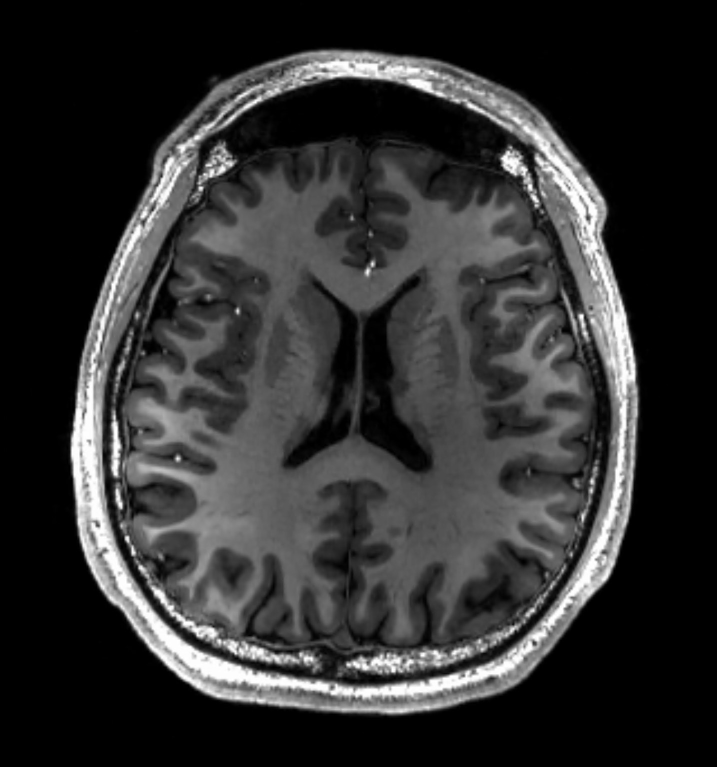
#> input picture MRI_of_Human_Brain.jpg, 1433 x 1534 px (shown at 1/2 size)
$ python detection.py
#> lines starting #> are read from the running program, lines starting #| are printed output that depends on the picture; after the words box and inside, x2 and y2 are one past the last pixel; in counts of white or black regions, pixels touching at a corner belong together
import cv2
import numpy as np

file_path = "MRI_of_Human_Brain.jpg"
img = cv2.imread(file_path, cv2.IMREAD_GRAYSCALE)
#> img is the input picture: shape (1534, 1433); min 0, max 255, mean 48.6

if img is None:
    print("Failed to load image. Check the file path or format.")
    exit()

img_resized = cv2.resize(img, (512, 512))
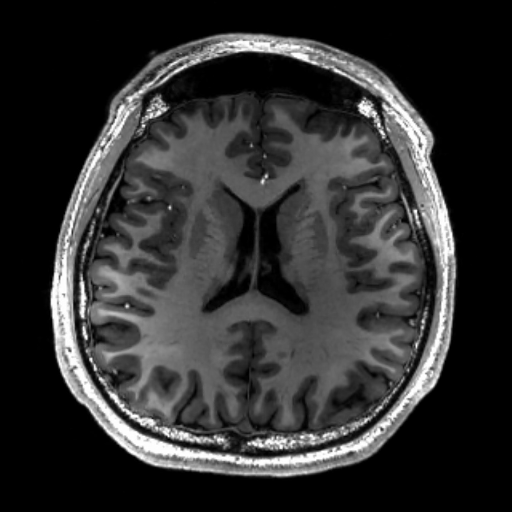
#> img_resized: shape (512, 512); min 0, max 255, mean 48.6
img_equalized = cv2.equalizeHist(img_resized)
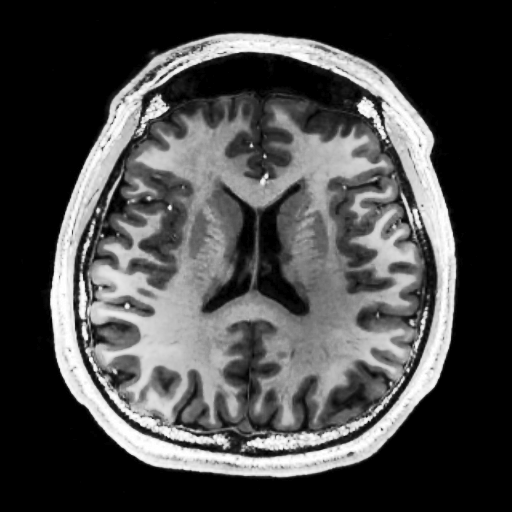
#> img_equalized: shape (512, 512); min 0, max 255, mean 72.1
_, thresh = cv2.threshold(img_equalized, 100, 255, cv2.THRESH_BINARY)
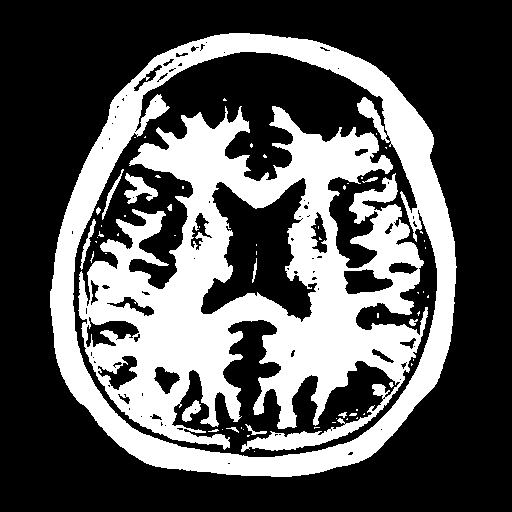
#> thresh: shape (512, 512); 34.3% white; 66 white regions (51 under 20 px)

contours, _ = cv2.findContours(thresh, cv2.RETR_EXTERNAL, cv2.CHAIN_APPROX_SIMPLE)
#> contours = 1 contour; box (x1, y1, x2, y2) and area: (50, 33, 457, 477) 145726

img_output = cv2.cvtColor(img_equalized, cv2.COLOR_GRAY2BGR)

for cnt in contours:
    area = cv2.contourArea(cnt)
    if area > 500:
        x, y, w, h = cv2.boundingRect(cnt)
        cv2.rectangle(img_output, (x, y), (x + w, y + h), (0, 255, 0), 2)
#> this loop made 1 pass
#> (area, x, y, w, h) on pass 1: (145726, 50, 33, 407, 444)
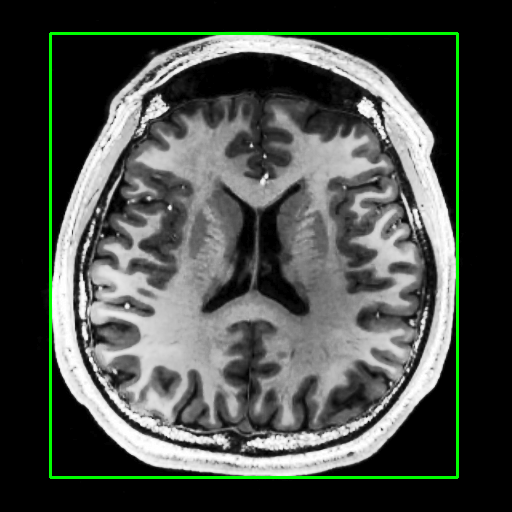
#> img_output: shape (512, 512, 3); mean B, G, R 72, 76.9, 72

cv2.imshow("Equalized", img_equalized)
cv2.imshow("Threshold", thresh)
cv2.imshow("Highlighted Regions", img_output)
cv2.waitKey(0)
cv2.destroyAllWindows()
